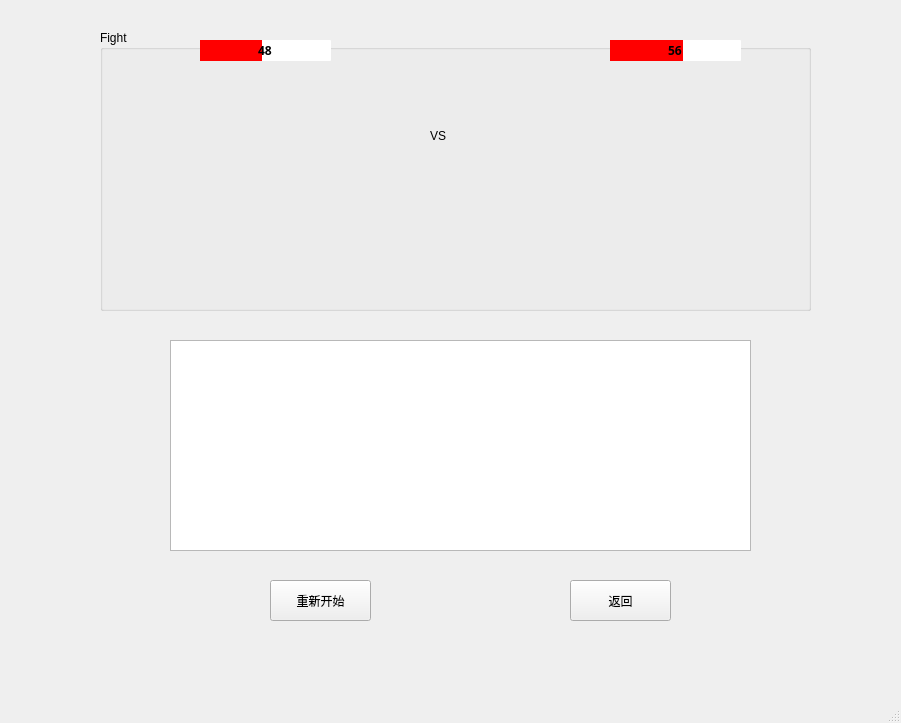
<?xml version="1.0" encoding="UTF-8"?>
<ui version="4.0">
 <class>FightManager</class>
 <widget class="QMainWindow" name="FightManager">
  <property name="geometry">
   <rect>
    <x>0</x>
    <y>0</y>
    <width>901</width>
    <height>723</height>
   </rect>
  </property>
  <property name="windowTitle">
   <string>MainWindow</string>
  </property>
  <widget class="QWidget" name="centralwidget">
   <widget class="QGroupBox" name="groupBox">
    <property name="geometry">
     <rect>
      <x>100</x>
      <y>30</y>
      <width>711</width>
      <height>281</height>
     </rect>
    </property>
    <property name="title">
     <string>Fight</string>
    </property>
    <widget class="QProgressBar" name="hp1">
     <property name="geometry">
      <rect>
       <x>100</x>
       <y>10</y>
       <width>131</width>
       <height>21</height>
      </rect>
     </property>
     <property name="font">
      <font>
       <family>Bahnschrift SemiBold</family>
       <weight>75</weight>
       <bold>true</bold>
      </font>
     </property>
     <property name="styleSheet">
      <string notr="true">QProgressBar {
border-radius: 1px;
   background-color: #FFFFFF;
	text-align: center;

}
 
QProgressBar::chunk {
   background-color: #ff0000;

}</string>
     </property>
     <property name="maximum">
      <number>100</number>
     </property>
     <property name="value">
      <number>48</number>
     </property>
     <property name="format">
      <string>%v</string>
     </property>
    </widget>
    <widget class="QProgressBar" name="hp2">
     <property name="geometry">
      <rect>
       <x>510</x>
       <y>10</y>
       <width>131</width>
       <height>21</height>
      </rect>
     </property>
     <property name="font">
      <font>
       <family>Bahnschrift SemiBold</family>
       <pointsize>9</pointsize>
       <weight>75</weight>
       <bold>true</bold>
      </font>
     </property>
     <property name="focusPolicy">
      <enum>Qt::NoFocus</enum>
     </property>
     <property name="layoutDirection">
      <enum>Qt::LeftToRight</enum>
     </property>
     <property name="autoFillBackground">
      <bool>false</bool>
     </property>
     <property name="styleSheet">
      <string notr="true">QProgressBar {
border-radius: 1px;
   background-color: #ffffff;
	text-align: center;

}
 
QProgressBar::chunk {
   background-color: #ff0000;

}</string>
     </property>
     <property name="maximum">
      <number>100</number>
     </property>
     <property name="value">
      <number>56</number>
     </property>
     <property name="format">
      <string>%v</string>
     </property>
    </widget>
    <widget class="QLabel" name="AT_pic">
     <property name="geometry">
      <rect>
       <x>100</x>
       <y>50</y>
       <width>131</width>
       <height>201</height>
      </rect>
     </property>
     <property name="text">
      <string/>
     </property>
    </widget>
    <widget class="QLabel" name="DE_pic">
     <property name="geometry">
      <rect>
       <x>510</x>
       <y>50</y>
       <width>131</width>
       <height>201</height>
      </rect>
     </property>
     <property name="text">
      <string/>
     </property>
    </widget>
    <widget class="QLabel" name="label_2">
     <property name="geometry">
      <rect>
       <x>330</x>
       <y>70</y>
       <width>101</width>
       <height>71</height>
      </rect>
     </property>
     <property name="styleSheet">
      <string notr="true">font: 75 9pt &quot;Adobe Garamond Pro Bold&quot;;
font: 75 30pt &quot;Adobe Caslon Pro Bold&quot;;</string>
     </property>
     <property name="text">
      <string>VS</string>
     </property>
    </widget>
   </widget>
   <widget class="QTextBrowser" name="text_fight">
    <property name="geometry">
     <rect>
      <x>170</x>
      <y>340</y>
      <width>581</width>
      <height>211</height>
     </rect>
    </property>
   </widget>
   <widget class="QPushButton" name="repeat_fight">
    <property name="geometry">
     <rect>
      <x>270</x>
      <y>580</y>
      <width>101</width>
      <height>41</height>
     </rect>
    </property>
    <property name="text">
     <string>重新开始</string>
    </property>
   </widget>
   <widget class="QPushButton" name="back">
    <property name="geometry">
     <rect>
      <x>570</x>
      <y>580</y>
      <width>101</width>
      <height>41</height>
     </rect>
    </property>
    <property name="text">
     <string>返回</string>
    </property>
   </widget>
  </widget>
  <widget class="QMenuBar" name="menubar">
   <property name="geometry">
    <rect>
     <x>0</x>
     <y>0</y>
     <width>901</width>
     <height>26</height>
    </rect>
   </property>
  </widget>
  <widget class="QStatusBar" name="statusbar"/>
 </widget>
 <resources/>
 <connections/>
</ui>
